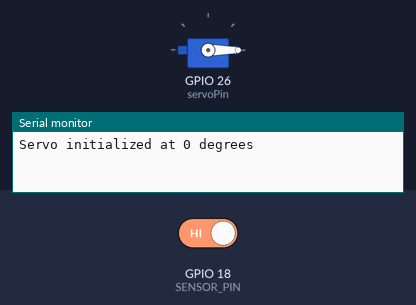
A sketch run on a simulated ESP32. On the bench: servo, the last lines printed to the serial monitor. The test bench sets the inputs (shaded band); at power-on: GPIO 18 (SENSOR_PIN) HIGH.

Above: at 1.2 s.
1.3 s: GPIO 18 (SENSOR_PIN) driven LOW
At 4.1 s:
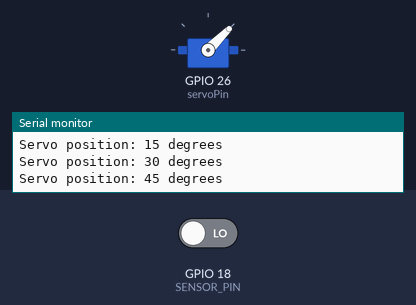
4.3 s: GPIO 18 (SENSOR_PIN) driven HIGH
At 5.2 s:
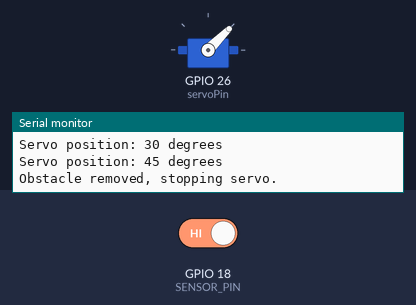
5.8 s: GPIO 18 (SENSOR_PIN) driven LOW
At 6.6 s:
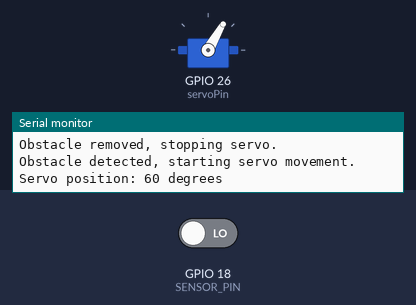
Timing chart, 0 to 20.8 s (numbered marks = the images above; inputs shaded):
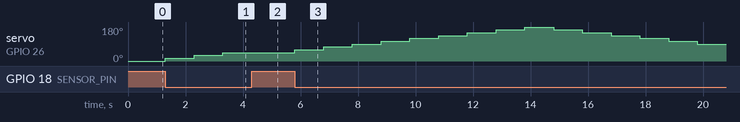

The sketch:

Servo_IR_Combined_Project.ino
```cpp
#include <ESP32Servo.h>

#define SENSOR_PIN 18  // Pin for the sensor
const int servoPin = 26;  // Pin for the servo motor

Servo myServo;  // Create a Servo object

int currentAngle = 0;  // Initial servo position
int step = 15;  // Step size for the servo rotation (15 degrees)
unsigned long previousMillis = 0;  // Store the last time the servo angle was updated
const long interval = 1000;  // Interval at which to update servo position (1000ms for 1 second)

bool obstaclePresent = false;  // Track the obstacle's presence

void setup() {
  Serial.begin(9600);  // Initialize serial communication at a baud rate of 9600
  pinMode(SENSOR_PIN, INPUT);  // Set SENSOR_PIN (pin 18) as input

  // Attach the servo to the defined pin
  myServo.attach(servoPin);

  // Start with the servo in the 0-degree position
  myServo.write(currentAngle);
  Serial.println("Servo initialized at 0 degrees");
}

void loop() {
  // Check for obstacle presence
  int state = digitalRead(SENSOR_PIN);  // Read the value from SENSOR_PIN

  // Detect changes in obstacle presence
  if (state == LOW && !obstaclePresent) {
    obstaclePresent = true;  // Obstacle detected
    Serial.println("Obstacle detected, starting servo movement.");
  } else if (state == HIGH && obstaclePresent) {
    obstaclePresent = false;  // Obstacle no longer present
    Serial.println("Obstacle removed, stopping servo.");
  }

  // Asynchronous servo movement when obstacle is present
  if (obstaclePresent) {
    unsigned long currentMillis = millis();

    // Update the servo position every `interval` milliseconds (1 second)
    if (currentMillis - previousMillis >= interval) {
      previousMillis = currentMillis;

      // Move the servo in steps of 15 degrees
      currentAngle += step;

      // Reverse direction when limits are reached (0 to 180 degrees)
      if (currentAngle >= 180 || currentAngle <= 0) {
        step = -step;  // Reverse the step direction
      }

      // Move the servo to the updated position
      myServo.write(currentAngle);
      Serial.print("Servo position: ");
      Serial.print(currentAngle);
      Serial.println(" degrees");
    }
  }
}
```

Measured:
- after the input at 1.3 s, servo on GPIO 26 (servoPin): 0° → 15° at once, → 30° 1.0 s later, → 45° 1.0 s later
- after the input at 4.3 s, servo on GPIO 26 (servoPin): stays 45° (without the input it goes to 60° after 0.00 s)
- after the input at 5.8 s, servo on GPIO 26 (servoPin): rises from 45° to 180° in 8.0 s, then falls to 90° in 6.0 s
